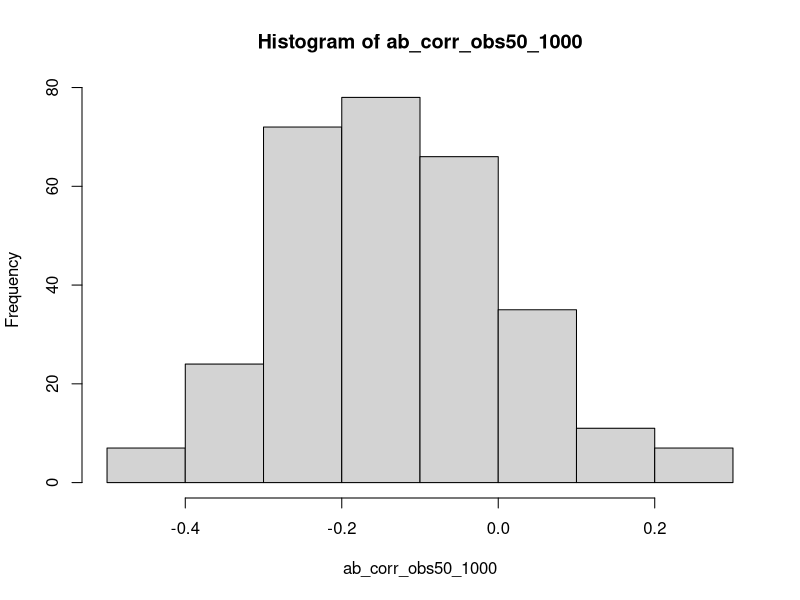
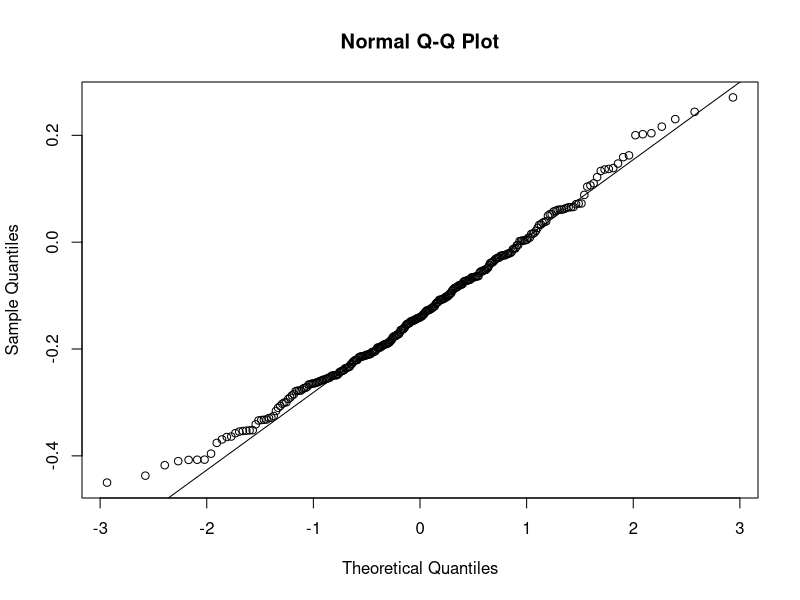
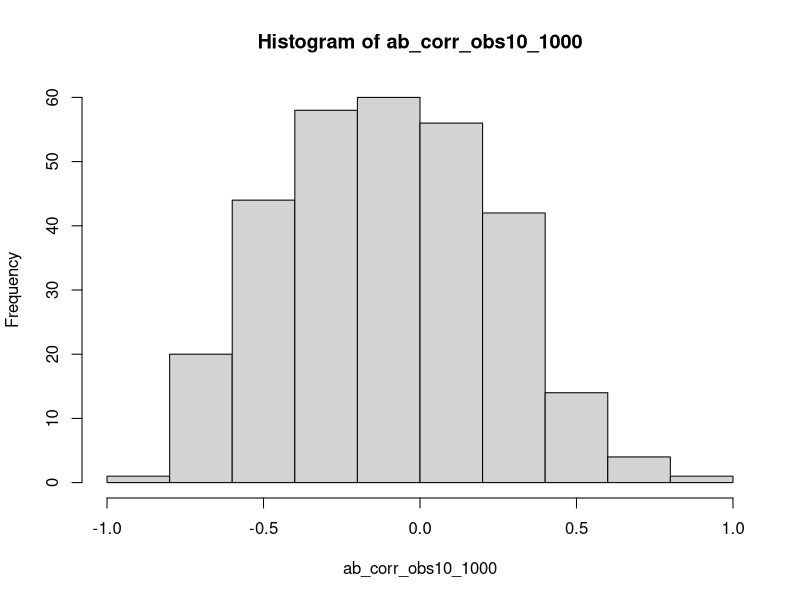
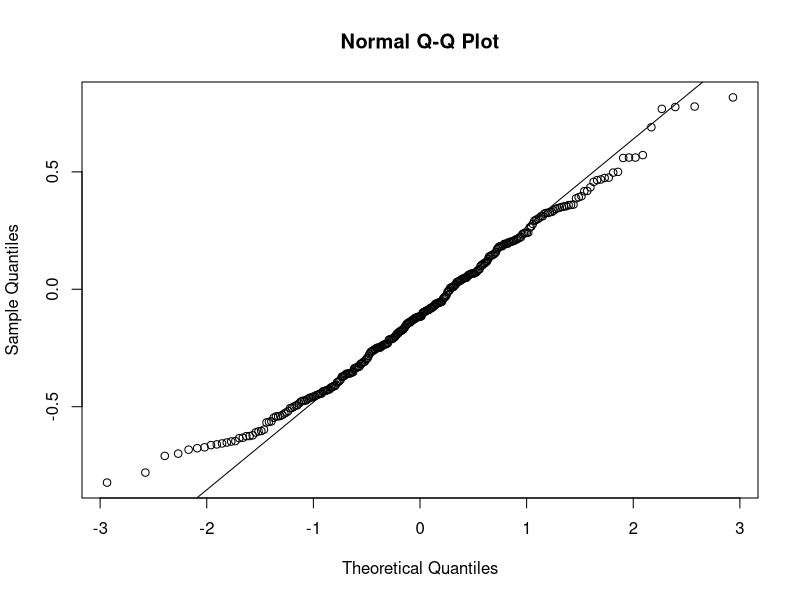
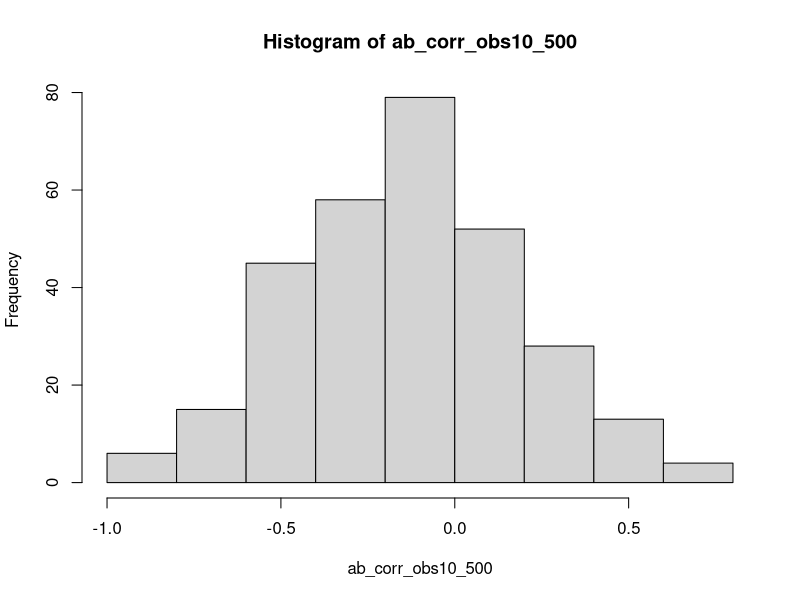
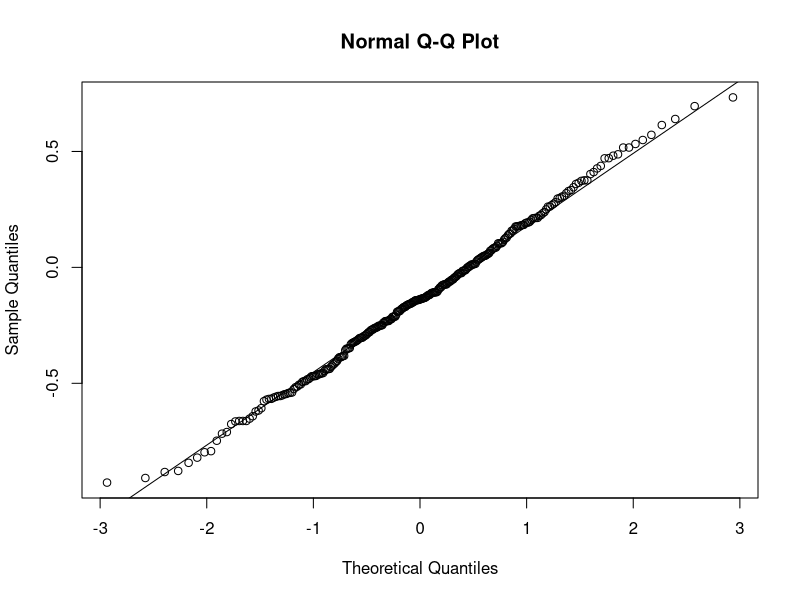

Recreate these plots in R, in order.
sample2 = function(n, rel_abunds)
{
  # Returns a list of counts in a random sample of a
  # population with relative abundances for species i given
  # in rel_abunds[i]
  sample = NULL
  rand = runif(n)
  for (i in 1:n)
  {
    r = rand[i]
    pointer = 0
    for (j in 1:length(rel_abunds))
    {
      pointer = pointer + rel_abunds[j]
      if (r < pointer)
      {
        sample = c(sample, j)
        break
      }
    }
  }
  return(sample)
}

sim_neutral = function(n, sample_size, rel_abunds)
{
  if (length(sample_size) == 1)
  {
    sample_size = array(sample_size, n)
  }
  data_out = matrix(0, nrow = n,
                    ncol = length(rel_abunds))
  for (i in 1:n)
  {
    data_out[i,] = tabulate(sample2(sample_size[i],
                                    rel_abunds))
  }
  data_out = data.frame(data_out)
  return(data_out)
}

inter = function(y)
{
  # Return a matrix of effective interaction terms between
  # species.
  return(-(1 / cor(y)))
}

mean_rel_abunds = function(y)
{
  # Return the mean relative abundance where replicates are given
  # equal weight regardless of sample-size.
  totals = matrix(apply(y, c(1), sum),
                  nrow = nrow(y), ncol = ncol(y), byrow = F)
  rel_abunds = y / totals
  return(apply(rel_abunds, c(2), mean))
}

rel_abunds = function(y)
{
  col_totals = apply(y, c(2), sum)
  grand_total = sum(col_totals)
  return(col_totals / grand_total)
}

sample_neutral = function(n, reps, sample_size, rel_abunds)
{
  # Return a list of 3D matrices of stacked
  # interaction/covariance/correlation, matrices from a zero
  # interaction neutral model of community assembly
  # (see sim_neutral).  *n* is the number of interaction matrices
  # to sample, *reps* is the number of independent replicates to
  # pull in calculating each neutral interaction matrix,
  # *sample_size* is the number of individuals to count in each
  # replicate, and *rel_abunds* is the expected relative abundance
  # of each species.
  species = length(rel_abunds)
  interaction = array(0, dim = c(species, species, n))
  spearman = array(0, dim = c(species, species, n))
  kendall = array(0, dim = c(species, species, n))
  for (i in 1:n)
  {
    simulation = sim_neutral(reps, sample_size, rel_abunds)
    interaction[,,i] = inter(simulation)
    spearman[,,i] = cor(simulation, method = "spearman")
    kendall[,,i] = cor(simulation, method = "kendall")
  }
  return(list(interaction = interaction, spearman = spearman,
              kendall = kendall))
}








ab_corr_obs50_1000 = NULL
for (rep in 1:300)
{
  ab_corr_obs50_1000 = c(ab_corr_obs50_1000,
                  cor(sim_neutral(50, 1000, 
                                  c(0.05, 0.3, 0.2,
                                    0.05, 0.05, 0.35)),
                      method = "spearman")[1,2])
}
hist(ab_corr_obs50_1000)
qqnorm(ab_corr_obs50_1000)
qqline(ab_corr_obs50_1000)

ab_corr_obs10_1000 = NULL
for (rep in 1:300)
{
  ab_corr_obs10_1000 = c(ab_corr_obs10_1000,
                  cor(sim_neutral(10, 1000, 
                                  c(0.05, 0.3, 0.2,
                                    0.05, 0.05, 0.35)),
                      method = "spearman")[1,2])
}
hist(ab_corr_obs10_1000)
qqnorm(ab_corr_obs10_1000)
qqline(ab_corr_obs10_1000)

ab_corr_obs10_500 = NULL
for (rep in 1:300)
{
  ab_corr_obs10_500 = c(ab_corr_obs10_500,
                  cor(sim_neutral(10, 500, 
                                  c(0.05, 0.3, 0.2,
                                    0.05, 0.05, 0.35)),
                      method = "spearman")[1,2])
}
hist(ab_corr_obs10_500)
qqnorm(ab_corr_obs10_500)
qqline(ab_corr_obs10_500)